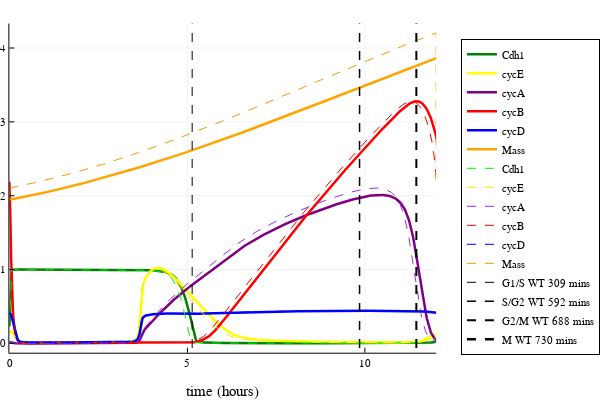

The cell this chart's notebook holds for it:
### Code cell
plotSolSS(solList_WT_Myc[1], solList_WT_Myc[2], "WT vs Myc (x1.5) cell cycle")

### Figure 1 — Plotly figure (JSON) as saved in the notebook; plotly's stock layout.template omitted (floating-point values rounded to 4 significant figures; data arrays with more than 128 entries replaced by an {"elided": "..."} marker saying what was removed)
{"data": [{"colorbar": {"len": 0.9143, "title": "", "x": 0.9934, "y": 0.533}, "legendgroup": "Cdh1", "line": {"color": "rgba(0, 128, 0, 1.000)", "dash": "solid", "shape": "linear", "width": 2.5}, "mode": "lines", "name": "Cdh1", "showlegend": true, "type": "scatter", "x": {"elided": "733 float values"}, "xaxis": "x", "y": {"elided": "733 float values"}, "yaxis": "y"}, {"colorbar": {"len": 0.9143, "title": "", "x": 0.9934, "y": 0.533}, "legendgroup": "cycE", "line": {"color": "rgba(255, 255, 0, 1.000)", "dash": "solid", "shape": "linear", "width": 2.5}, "mode": "lines", "name": "cycE", "showlegend": true, "type": "scatter", "x": {"elided": "733 float values"}, "xaxis": "x", "y": {"elided": "733 float values"}, "yaxis": "y"}, {"colorbar": {"len": 0.9143, "title": "", "x": 0.9934, "y": 0.533}, "legendgroup": "cycA", "line": {"color": "rgba(128, 0, 128, 1.000)", "dash": "solid", "shape": "linear", "width": 2.5}, "mode": "lines", "name": "cycA", "showlegend": true, "type": "scatter", "x": {"elided": "733 float values"}, "xaxis": "x", "y": {"elided": "733 float values"}, "yaxis": "y"}, {"colorbar": {"len": 0.9143, "title": "", "x": 0.9934, "y": 0.533}, "legendgroup": "cycB", "line": {"color": "rgba(255, 0, 0, 1.000)", "dash": "solid", "shape": "linear", "width": 2.5}, "mode": "lines", "name": "cycB", "showlegend": true, "type": "scatter", "x": {"elided": "733 float values"}, "xaxis": "x", "y": {"elided": "733 float values"}, "yaxis": "y"}, {"colorbar": {"len": 0.9143, "title": "", "x": 0.9934, "y": 0.533}, "legendgroup": "cycD", "line": {"color": "rgba(0, 0, 255, 1.000)", "dash": "solid", "shape": "linear", "width": 2.5}, "mode": "lines", "name": "cycD", "showlegend": true, "type": "scatter", "x": {"elided": "733 float values"}, "xaxis": "x", "y": {"elided": "733 float values"}, "yaxis": "y"}, {"colorbar": {"len": 0.9143, "title": "", "x": 0.9934, "y": 0.533}, "legendgroup": "Mass", "line": {"color": "rgba(255, 165, 0, 1.000)", "dash": "solid", "shape": "linear", "width": 2.5}, "mode": "lines", "name": "Mass", "showlegend": true, "type": "scatter", "x": {"elided": "733 float values"}, "xaxis": "x", "y": {"elided": "733 float values"}, "yaxis": "y"}, {"colorbar": {"len": 0.9143, "title": "", "x": 0.9934, "y": 0.533}, "legendgroup": "Cdh1", "line": {"color": "rgba(0, 238, 0, 1.000)", "dash": "dash", "shape": "linear", "width": 1}, "mode": "lines", "name": "Cdh1", "showlegend": true, "type": "scatter", "x": {"elided": "724 float values"}, "xaxis": "x", "y": {"elided": "724 float values"}, "yaxis": "y"}, {"colorbar": {"len": 0.9143, "title": "", "x": 0.9934, "y": 0.533}, "legendgroup": "cycE", "line": {"color": "rgba(238, 238, 0, 1.000)", "dash": "dash", "shape": "linear", "width": 1}, "mode": "lines", "name": "cycE", "showlegend": true, "type": "scatter", "x": {"elided": "724 float values"}, "xaxis": "x", "y": {"elided": "724 float values"}, "yaxis": "y"}, {"colorbar": {"len": 0.9143, "title": "", "x": 0.9934, "y": 0.533}, "legendgroup": "cycA", "line": {"color": "rgba(145, 44, 238, 1.000)", "dash": "dash", "shape": "linear", "width": 1}, "mode": "lines", "name": "cycA", "showlegend": true, "type": "scatter", "x": {"elided": "724 float values"}, "xaxis": "x", "y": {"elided": "724 float values"}, "yaxis": "y"}, {"colorbar": {"len": 0.9143, "title": "", "x": 0.9934, "y": 0.533}, "legendgroup": "cycB", "line": {"color": "rgba(238, 0, 0, 1.000)", "dash": "dash", "shape": "linear", "width": 1}, "mode": "lines", "name": "cycB", "showlegend": true, "type": "scatter", "x": {"elided": "724 float values"}, "xaxis": "x", "y": {"elided": "724 float values"}, "yaxis": "y"}, {"colorbar": {"len": 0.9143, "title": "", "x": 0.9934, "y": 0.533}, "legendgroup": "cycD", "line": {"color": "rgba(0, 0, 238, 1.000)", "dash": "dash", "shape": "linear", "width": 1}, "mode": "lines", "name": "cycD", "showlegend": true, "type": "scatter", "x": {"elided": "724 float values"}, "xaxis": "x", "y": {"elided": "724 float values"}, "yaxis": "y"}, {"colorbar": {"len": 0.9143, "title": "", "x": 0.9934, "y": 0.533}, "legendgroup": "Mass", "line": {"color": "rgba(238, 154, 0, 1.000)", "dash": "dash", "shape": "linear", "width": 1}, "mode": "lines", "name": "Mass", "showlegend": true, "type": "scatter", "x": {"elided": "724 float values"}, "xaxis": "x", "y": {"elided": "724 float values"}, "yaxis": "y"}, {"colorbar": {"len": 0.9143, "title": "", "x": 0.9934, "y": 0.533}, "legendgroup": "G1/S WT 309 mins", "line": {"color": "rgba(0, 0, 0, 1.000)", "dash": "dash", "shape": "linear", "width": 1}, "mode": "lines", "name": "G1/S WT 309 mins", "showlegend": true, "type": "scatter", "x": [309, 309], "xaxis": "x", "y": [-445.9, 450.1], "yaxis": "y"}, {"colorbar": {"len": 0.9143, "title": "", "x": 0.9934, "y": 0.533}, "legendgroup": "S/G2 WT 592 mins", "line": {"color": "rgba(0, 0, 0, 1.000)", "dash": "dash", "shape": "linear", "width": 1.5}, "mode": "lines", "name": "S/G2 WT 592 mins", "showlegend": true, "type": "scatter", "x": [592, 592], "xaxis": "x", "y": [-445.9, 450.1], "yaxis": "y"}, {"colorbar": {"len": 0.9143, "title": "", "x": 0.9934, "y": 0.533}, "legendgroup": "G2/M WT 688 mins", "line": {"color": "rgba(0, 0, 0, 1.000)", "dash": "dash", "shape": "linear", "width": 2}, "mode": "lines", "name": "G2/M WT 688 mins", "showlegend": true, "type": "scatter", "x": [688, 688], "xaxis": "x", "y": [-445.9, 450.1], "yaxis": "y"}, {"colorbar": {"len": 0.9143, "title": "", "x": 0.9934, "y": 0.533}, "legendgroup": "M WT 730 mins", "line": {"color": "rgba(0, 0, 0, 1.000)", "dash": "dash", "shape": "linear", "width": 2.5}, "mode": "lines", "name": "M WT 730 mins", "showlegend": true, "type": "scatter", "x": [730, 730], "xaxis": "x", "y": [-445.9, 450.1], "yaxis": "y"}], "layout": {"annotations": [], "height": 400, "legend": {"bgcolor": "rgba(255, 255, 255, 1.000)", "bordercolor": "rgba(0, 0, 0, 1.000)", "borderwidth": 1, "font": {"color": "rgba(0, 0, 0, 1.000)", "family": "sans-serif", "size": 11}, "title": {"font": {"color": "rgba(0, 0, 0, 1.000)", "family": "sans-serif", "size": 15}, "text": ""}, "tracegroupgap": 0, "traceorder": "normal", "x": 1.05, "xanchor": "lower", "y": 0.07, "yanchor": "right"}, "margin": {"b": 20, "l": 0, "r": 0, "t": 20}, "paper_bgcolor": "rgba(255, 255, 255, 1.000)", "plot_bgcolor": "rgba(255, 255, 255, 1.000)", "showlegend": true, "width": 600, "xaxis": {"anchor": "y", "domain": [0.02138, 0.9934], "gridcolor": "rgba(0, 0, 0, 0.100)", "gridwidth": 0.5, "linecolor": "rgba(0, 0, 0, 1.000)", "mirror": false, "range": [0, 721.4], "showgrid": true, "showline": true, "showticklabels": true, "tickangle": 0, "tickcolor": "rgb(0, 0, 0)", "tickfont": {"color": "rgba(0, 0, 0, 1.000)", "family": "sans-serif", "size": 11}, "tickmode": "array", "ticks": "inside", "ticktext": ["0", "5", "10"], "tickvals": [1, 301, 601], "title": "time (hours)", "titlefont": {"color": "rgba(0, 0, 0, 1.000)", "family": "sans-serif", "size": 15}, "type": "-", "visible": true, "zeroline": false, "zerolinecolor": "rgba(0, 0, 0, 1.000)"}, "yaxis": {"anchor": "x", "domain": [0.07581, 0.9902], "gridcolor": "rgba(0, 0, 0, 0.100)", "gridwidth": 0.5, "linecolor": "rgba(0, 0, 0, 1.000)", "mirror": false, "range": [-0.1261, 4.332], "showgrid": true, "showline": true, "showticklabels": true, "tickangle": 0, "tickcolor": "rgb(0, 0, 0)", "tickfont": {"color": "rgba(0, 0, 0, 1.000)", "family": "sans-serif", "size": 11}, "tickmode": "array", "ticks": "inside", "ticktext": ["0", "1", "2", "3", "4"], "tickvals": [0, 1, 2, 3, 4], "title": "", "titlefont": {"color": "rgba(0, 0, 0, 1.000)", "family": "sans-serif", "size": 15}, "type": "-", "visible": true, "zeroline": false, "zerolinecolor": "rgba(0, 0, 0, 1.000)"}}}
